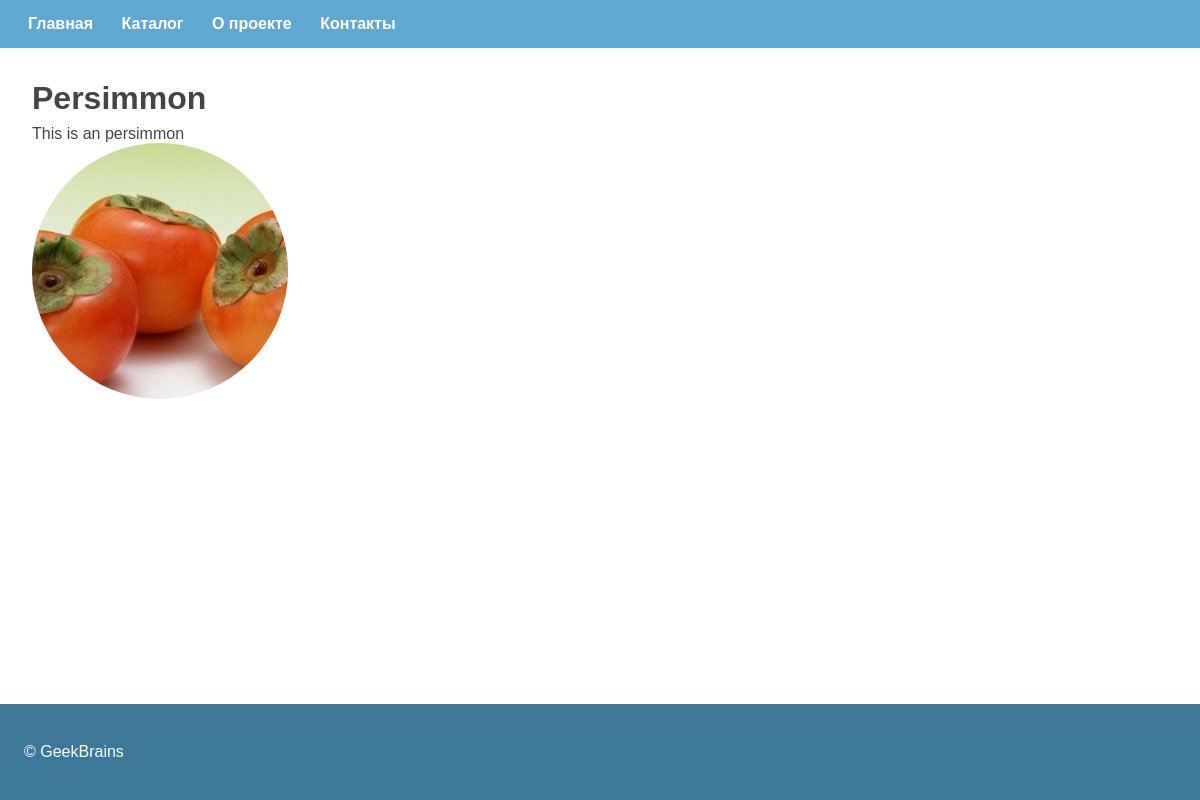
The app's page /products/5/ with its own data.
### products/models.py (models this page shows, shortened)
class Product(models.Model):
    name = models.CharField(
        max_length=255
    )
    image = models.ImageField(
        upload_to='products',
        blank=True,
        null=True,
    )
    category = models.ForeignKey(
        Category,
        on_delete=models.CASCADE,
        blank=True,
        null=True,
    )
    description = models.TextField(
        blank=True,
        null=True,
    )
    cost = models.DecimalField(
        max_digits=12,
        decimal_places=2,
        default=0
    )
    created = models.DateTimeField(
        auto_now_add=True,
    )
    modified = models.DateTimeField(
        auto_now=True,
    )

### products/views/products.py (the view)
class ProductDetailView(DetailView):
    model = Product
    template_name = 'products/detail.html'
    context_object_name = 'inst'

### products/templates/products/detail.html (shortened to what this page needs)
{% extends 'server/master.html' %}
{% load static %}
{% block page_static %}
<link rel="stylesheet" href="{% static 'products/css/detail.css' %}">
{% endblock %}
{% block page_content %}
<div class="product">
    <h1 class="product__name">
        {{ inst.name|title }}
    </h1>
    <span class="product__description">
        {{ inst.description }}
    </span>
    {% if inst.image %}
    <span class="product__image">
        <img src="../../media/{{ inst.image }}">
    </span>
    {% endif %}
</div>
{% endblock %}

### products/static/products/css/detail.css (style rules this page uses)
.product { display: flex; flex-direction: column; margin-top: 16px; color: #444; }
.product__name { margin: 0; }
.product__description { margin-top: 8px; }
img { border-radius: 50%; }

### server/static/server/css/master.css (style rules this page uses)
html, body { margin: 0; padding: 0; height: 100%; font-family: sans-serif; }

### records on screen
Product: name "Persimmon", description "This is an persimmon", image (picture)
